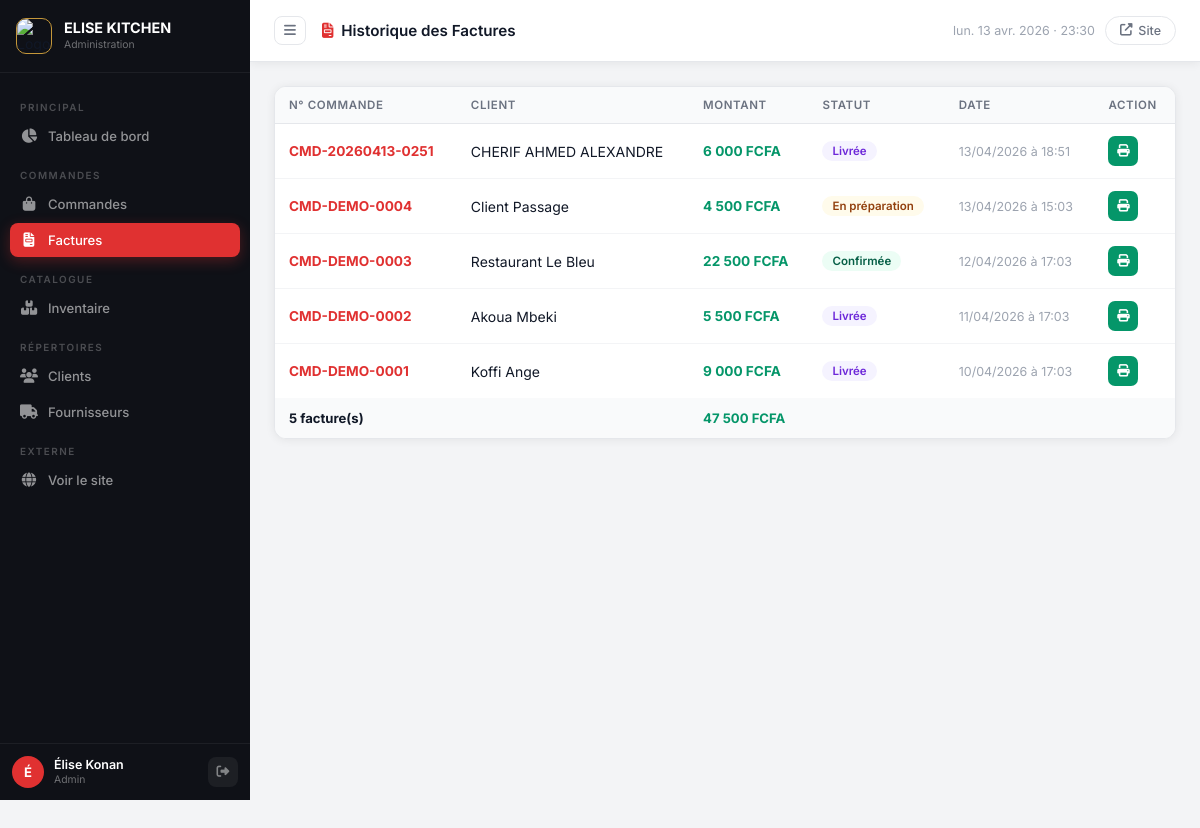
Page /admin/factures (signed in) on the committed database.
### tables this page shows
CREATE TABLE commandes (
    id               INTEGER PRIMARY KEY AUTOINCREMENT,
    numero           TEXT UNIQUE NOT NULL,
    client_id        INTEGER,
    client_nom       TEXT NOT NULL,
    client_telephone TEXT NOT NULL,
    client_email     TEXT,
    client_adresse   TEXT,
    type_livraison   TEXT DEFAULT 'retrait',
    statut           TEXT DEFAULT 'nouvelle',
    montant_total    REAL NOT NULL DEFAULT 0,
    notes            TEXT,
    date_commande    TEXT DEFAULT (datetime('now','localtime')),
    FOREIGN KEY (client_id) REFERENCES clients(id)
);

### app.py (the view)
@app.route('/admin/factures')
@login_required
def admin_factures():
    factures = qry("""
        SELECT c.id, c.numero, c.client_nom, c.montant_total, c.statut, c.date_commande
        FROM commandes c WHERE c.statut NOT IN ('annulée','nouvelle')
        ORDER BY c.date_commande DESC
    """)
    return render_template('admin/factures.html', factures=factures)

### app.py (called while the page is built)
def get_db():
    if 'db' not in g:
        g.db = sqlite3.connect(
            app.config['DATABASE'],
            detect_types=sqlite3.PARSE_DECLTYPES
        )
        g.db.row_factory = sqlite3.Row
        g.db.execute("PRAGMA journal_mode=WAL")
        g.db.execute("PRAGMA foreign_keys=ON")
    return g.db

def qry(sql, args=(), one=False):
    cur = get_db().execute(sql, args)
    rows = [dict(r) for r in cur.fetchall()]
    return rows[0] if one and rows else (None if one else rows)

def login_required(f):
    @wraps(f)
    def deco(*a, **kw):
        if 'admin_id' not in session:
            flash("Veuillez vous connecter.", "warning")
            return redirect(url_for('admin_login'))
        return f(*a, **kw)
    return deco

@app.template_filter('datefr')
def datefr(v, fmt='%d/%m/%Y'):
    if not v:
        return '—'
    try:
        dt = datetime.fromisoformat(str(v)[:19])
        return dt.strftime(fmt)
    except Exception:
        return str(v)

@app.template_filter('datefr_hm')
def datefr_hm(v):
    return datefr(v, '%d/%m/%Y à %H:%M')

@app.template_filter('fcfa')
def fcfa(v):
    try:
        return f"{float(v):,.0f}".replace(',', ' ')
    except Exception:
        return '0'

@app.template_filter('statut_label')
def statut_label(s):
    return {
        'nouvelle': 'Nouvelle', 'confirmée': 'Confirmée',
        'en_preparation': 'En préparation', 'prête': 'Prête !',
        'livrée': 'Livrée', 'annulée': 'Annulée'
    }.get(s, s)

@app.template_filter('statut_css')
def statut_css(s):
    return s.replace(' ', '_').replace('é', 'e').replace('è', 'e')

@app.context_processor
def inject_globals():
    ctx = {'nouvelles_commandes': 0, 'annee': datetime.now().year}
    if 'admin_id' in session:
        try:
            row = qry("SELECT COUNT(*) as n FROM commandes WHERE statut='nouvelle'", one=True)
            ctx['nouvelles_commandes'] = row['n'] if row else 0
        except Exception:
            pass
    return ctx

### templates/admin/factures.html (shortened to what this page needs)
{% extends "admin/base.html" %}
{% block page_title %}<i class="fas fa-file-invoice" style="color:#E03131;margin-right:8px;"></i>Historique des Factures{% endblock %}
{% block content %}
<div class="panel">
    <table class="admin-table">
        <thead>
            <tr><th>N° Commande</th><th>Client</th><th>Montant</th><th>Statut</th><th>Date</th><th>Action</th></tr>
        </thead>
        <tbody>
            {% for f in factures %}
            <tr>
                <td><strong style="color:#E03131;">{{ f.numero }}</strong></td>
                <td style="font-size:.875rem;">{{ f.client_nom or 'Client de passage' }}</td>
                <td style="font-weight:700;color:#059669;">{{ f.montant_total | fcfa }} FCFA</td>
                <td><span class="cmd-badge badge-{{ f.statut | statut_css }}">{{ f.statut | statut_label }}</span></td>
                <td style="color:#9CA3AF;font-size:.78rem;">{{ f.date_commande | datefr_hm }}</td>
                <td>
                    <a href="{{ url_for('admin_facture', cmd_id=f.id) }}" class="btn-act btn-print" title="Imprimer">
                        <i class="fas fa-print"></i>
                    </a>
                </td>
            </tr>
            {% else %}
            <tr><td colspan="6" class="empty-admin"><i class="fas fa-file-invoice"></i><p>Aucune facture.</p></td></tr>
            {% endfor %}
        </tbody>
        {% if factures %}
        <tfoot>
            <tr>
                <td colspan="2"><strong>{{ factures | length }} facture(s)</strong></td>
                <td><strong style="color:#059669;">{{ factures | sum(attribute='montant_total') | fcfa }} FCFA</strong></td>
                <td colspan="3"></td>
            </tr>
        </tfoot>
        {% endif %}
    </table>
</div>
{% endblock %}

### static/css/admin.css (style rules this page uses)
:root { --sidebar-bg: #0F1117; --sidebar-w: 250px; --topbar-h: 62px; --red: #E03131; --red-dk: #B91C1C; --red-lt: #FFF0F0; --gold: #C4973A; --content-bg: #F3F4F6; --white: #FFFFFF; --dark: #111827; --gray-50: #F9FAFB; --gray-100: #F3F4F6; --gray-200: #E5E7EB; --gray-400: #9CA3AF; --gray-600: #6B7280; --gray-700: #374151; --gray-800: #1F2937; --green: #059669; --blue: #2563EB; --orange: #D97706; --purple: #7C3AED; --radius: 12px; --radius-sm: 8px; --shadow: 0 1px 10px rgba(0,0,0,0.07); --shadow-md: 0 4px 20px rgba(0,0,0,0.1); }
*, *::before, *::after { box-sizing: border-box; margin: 0; padding: 0; }
body { font-family: 'Inter', sans-serif; background: var(--content-bg); color: var(--dark); min-height: 100vh; font-size: 0.875rem; -webkit-font-smoothing: antialiased; }
a { text-decoration: none; color: inherit; }
.panel { background: var(--white); border-radius: var(--radius); box-shadow: var(--shadow); border: 1px solid var(--gray-200); overflow: hidden; }
.admin-table { width: 100%; border-collapse: collapse; }
.admin-table thead th { padding: 11px 14px; background: var(--gray-50); font-size: 0.72rem; font-weight: 600; text-transform: uppercase; letter-spacing: 0.6px; color: var(--gray-600); text-align: left; border-bottom: 1px solid var(--gray-200); white-space: nowrap; }
.admin-table tbody td { padding: 12px 14px; border-bottom: 1px solid var(--gray-100); font-size: 0.85rem; vertical-align: middle; }
.admin-table tbody tr:last-child td { border-bottom: none; }
.admin-table tfoot td { padding: 12px 14px; background: var(--gray-50); font-weight: 600; font-size: 0.82rem; }
.cmd-badge { display: inline-flex; align-items: center; gap: 5px; padding: 3px 10px; border-radius: 100px; font-size: 0.72rem; font-weight: 600; white-space: nowrap; }
.badge-confirmee { background: #ecfdf5; color: #065f46; }
.badge-en_preparation { background: #fffbeb; color: #92400e; }
.badge-livree { background: #f5f3ff; color: #6d28d9; }
.btn-act { width: 30px; height: 30px; border-radius: 7px; display: flex; align-items: center; justify-content: center; font-size: 0.78rem; cursor: pointer; transition: all 0.18s; border: none; text-decoration: none; color: white; flex-shrink: 0; }
.btn-print { background: var(--green); }

### rows in the picture
commandes: numero "CMD-20260413-0251", client_nom "CHERIF AHMED ALEXANDRE", montant_total|fcfa "6 000", statut|statut_label "Livrée", date_commande "13/04/2026 à 18:51"
commandes: numero "CMD-DEMO-0004", client_nom "Client Passage", montant_total|fcfa "4 500", statut|statut_label "En préparation", date_commande "13/04/2026 à 15:03"
commandes: numero "CMD-DEMO-0003", client_nom "Restaurant Le Bleu", montant_total|fcfa "22 500", statut|statut_label "Confirmée", date_commande "12/04/2026 à 17:03"
commandes: numero "CMD-DEMO-0002", client_nom "Akoua Mbeki", montant_total|fcfa "5 500", statut|statut_label "Livrée", date_commande "11/04/2026 à 17:03"
commandes: numero "CMD-DEMO-0001", client_nom "Koffi Ange", montant_total|fcfa "9 000", statut|statut_label "Livrée", date_commande "10/04/2026 à 17:03"

### other values in the picture
{{ session.get('admin_nom', 'A')[0].upper() }} "É"
{{ session.get('admin_nom', 'Admin') }} "Élise Konan"
{{ session.get('admin_role', '') }} "Admin"
{{ factures | length }} "5"
{{ factures | sum(attribute='montant_total') | fcfa }} "47 500"
